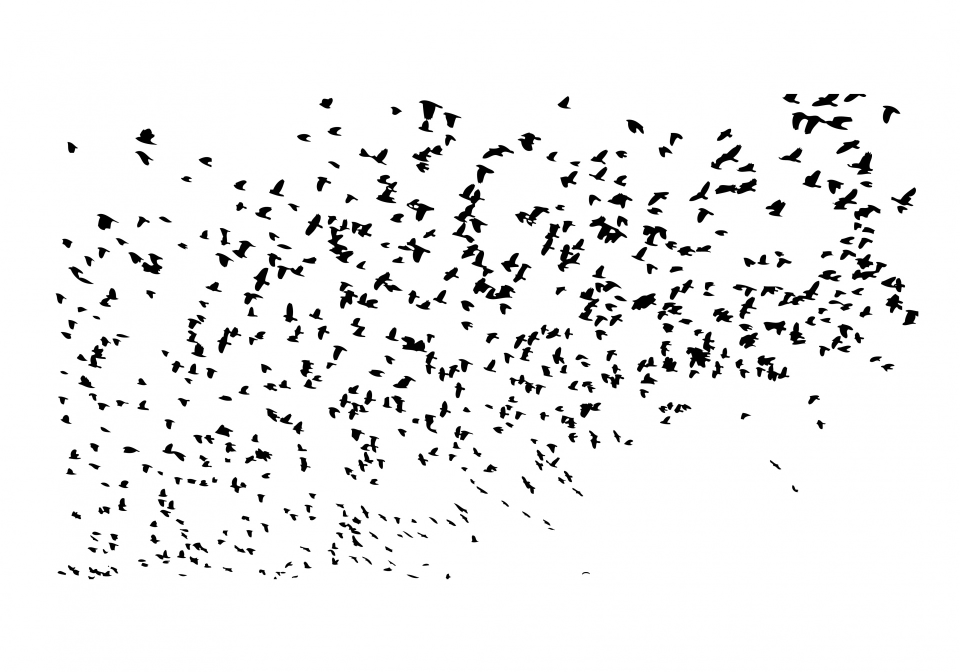
#> input picture OpenCV/assets/birds-silhouette.jpg, 1920 x 1344 px, found by its file name (shown at 1/2 size)
$ python contours_2.py
#> lines starting #> are read from the running program, lines starting #| are printed output that depends on the picture; after the words box and inside, x2 and y2 are one past the last pixel; in counts of white or black regions, pixels touching at a corner belong together
import os
import cv2
from albert_utils import mouse_metadata

img_path = os.path.join(".", "assets", "birds-silhouette.jpg")
original_img = cv2.imread(img_path)
#> original_img is the input picture: shape (1344, 1920, 3); min 0, max 255, mean 239.8
# <class 'numpy.ndarray'>
# print(type(original_img))

gray_img = cv2.cvtColor(original_img, cv2.COLOR_BGR2GRAY)
ret, thresh = cv2.threshold(gray_img, 127, 255, cv2.THRESH_BINARY_INV)
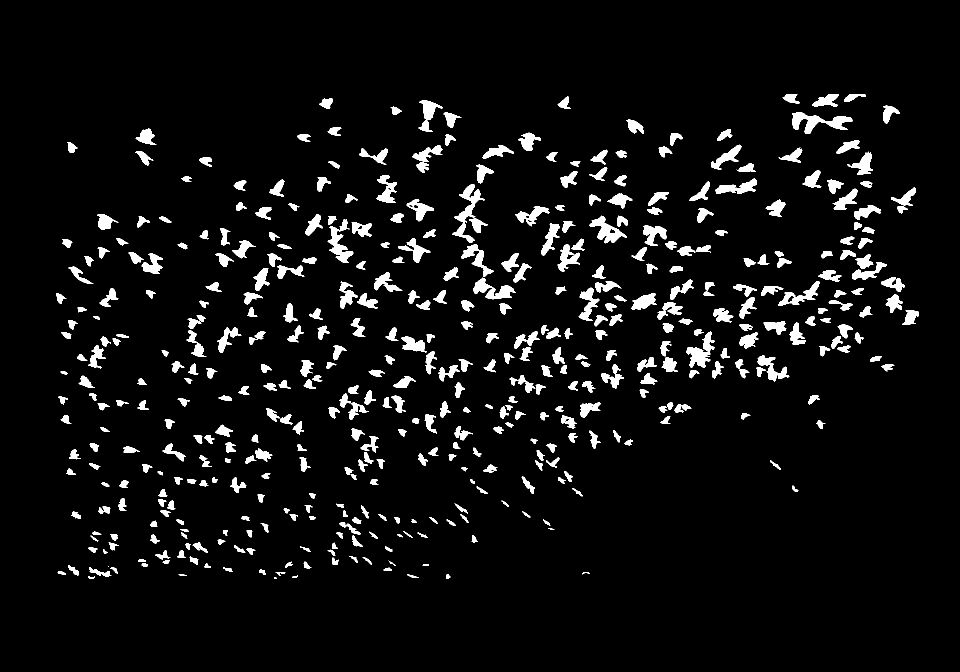
#> thresh: shape (1344, 1920) (shown at 1/2 size); 5.8% white; 468 white regions (3 under 20 px)
contours, hierarchy = cv2.findContours(thresh, cv2.RETR_TREE, cv2.CHAIN_APPROX_SIMPLE)
#> contours = 478 contours, 9 with area under 20; largest, box (x1, y1, x2, y2) and area: (1584, 224, 1705, 268) 2008, (904, 368, 970, 486) 1876, (1372, 663, 1430, 736) 1580, (1179, 431, 1254, 487) 1546, (655, 438, 707, 526) 1538

for cnt in contours:
    if cv2.contourArea(cnt) > 100:
        x, y, w, h = cv2.boundingRect(cnt)
        cv2.rectangle(original_img, (x, y), (x + w, y + h), (0, 255, 0), 2)
#> this loop made 478 passes
#> (x, y, w, h) on passes 15, 17, 28, 30, 31, 34, 38, 41, 42, 45, 47, 49: (178, 1134, 45, 19), (136, 1130, 22, 21), (379, 1113, 18, 16), (354, 1101, 17, 15), (310, 1100, 31, 19), (493, 1096, 18, 14), (469, 1090, 22, 15), (385, 1085, 31, 21), (217, 1085, 20, 16), (704, 1071, 22, 23), (300, 1069, 20, 18), (221, 1068, 15, 13)
#> cnt on pass 16: [[216, 1132], [217, 1133], [217, 1132]]
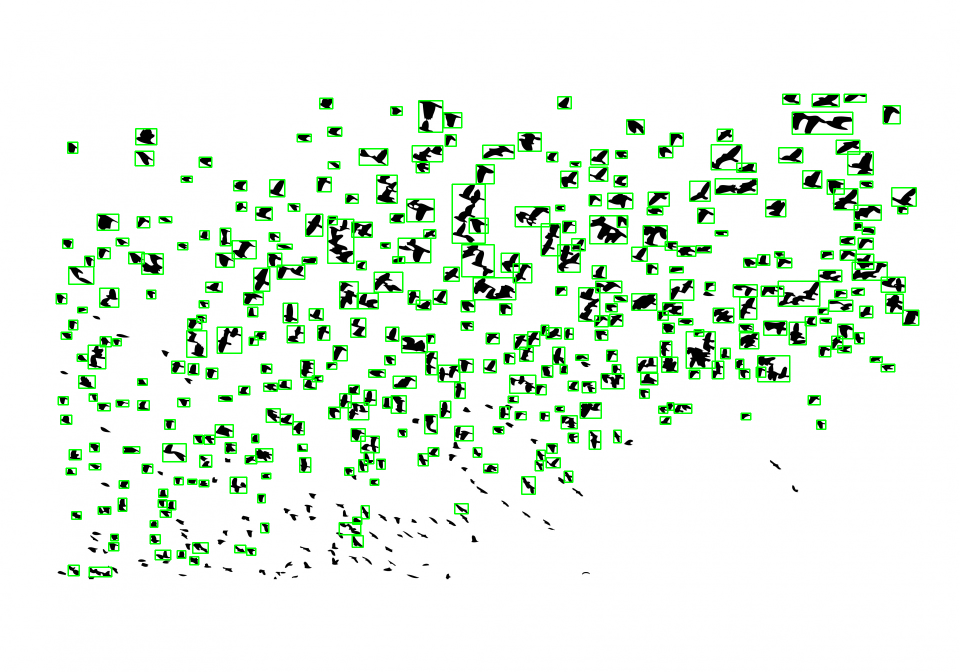
#> original_img: shape (1344, 1920, 3) (shown at 1/2 size); 4.54% of pixels changed, all inside (x1, y1, x2, y2) = (111, 187, 1839, 1155)

cv2.namedWindow("original_img", cv2.WINDOW_NORMAL)
cv2.namedWindow("thresh", cv2.WINDOW_NORMAL)
cv2.resizeWindow("original_img", (1000, 700))
cv2.resizeWindow("thresh", (1000, 700))

cv2.imshow("original_img", original_img)

cv2.setMouseCallback(
    "original_img",
    mouse_metadata.display_metadata,
    {"frame": "original_img", "colorspace": mouse_metadata.BGR, "img": original_img},
)

cv2.waitKey(0)
cv2.destroyAllWindows()
